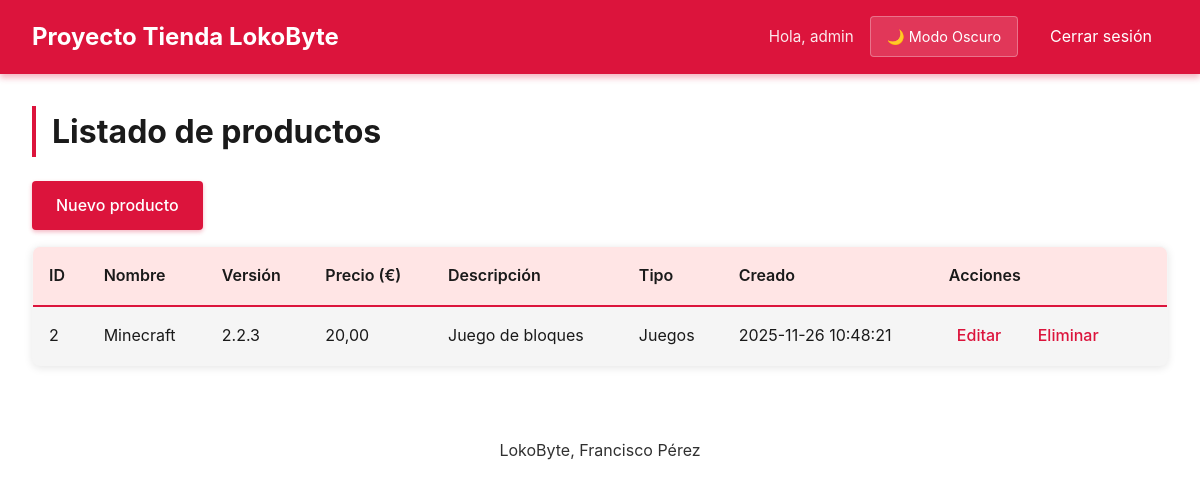
/index.php (signed in), run on an earlier commit of the app's database.
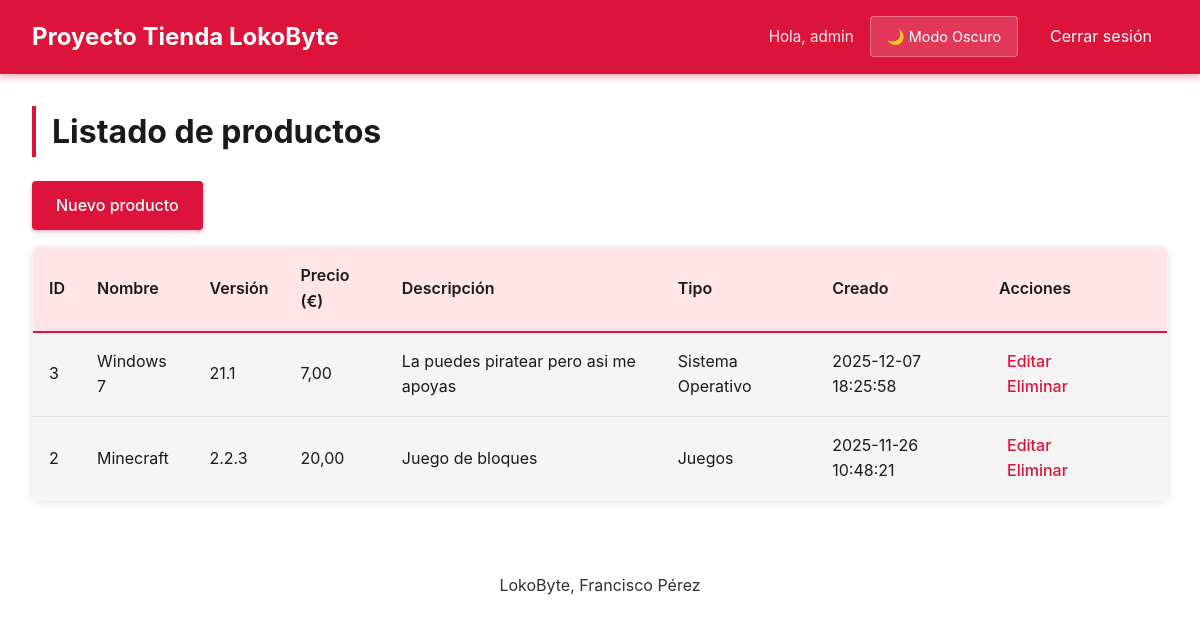
And on a later commit of the database.
### tables this page shows
CREATE TABLE products (
        id INTEGER PRIMARY KEY AUTOINCREMENT,
        name TEXT NOT NULL,
        description TEXT,
        version TEXT,
        price REAL NOT NULL,
        type_id INTEGER,
        created_at TEXT NOT NULL,
        
        FOREIGN KEY (type_id) REFERENCES product_types(id)
    );

CREATE TABLE product_types (
        id INTEGER PRIMARY KEY AUTOINCREMENT,
        name TEXT NOT NULL UNIQUE
    );

### Controllers/ProductController.php (called while the page is built, shortened)
<?php
class ProductController
{
    private PDO $pdo;
    public function __construct(PDO $pdo)
    {
        $this->pdo = $pdo;
    }
    public function index(): void
    {
        $products = Product::all($this->pdo);
        require __DIR__ . '/../Views/Product/index.php';
    }
}

### Models/Product.php (called while the page is built, shortened)
<?php
class Product
{
    public static function all(PDO $pdo): array
    {
        $stmt = $pdo->query('SELECT * FROM products ORDER BY id DESC');
        return $stmt->fetchAll(PDO::FETCH_ASSOC);
    }
}

### Views/Product/index.php (the view)
<?php
require __DIR__ . '/../layout/header.php';
$isAdmin = isset($_SESSION['role']) && $_SESSION['role'] === 'admin';
?>
<h1>Listado de productos</h1>
<?php if ($isAdmin): ?>
<p>
    <a href="index.php?c=product&a=create" class="button">Nuevo producto</a>
</p>
<?php endif; ?>
<?php if (empty($products)): ?>
    <p>No hay productos todavía.</p>
<?php else: ?>
    <table class="table">
        <thead>
            <tr>
                <?php if ($isAdmin): ?>
                <th>ID</th>
                <?php endif; ?>
                <th>Nombre</th>
                <th>Versión</th>
                <th>Precio (€)</th>
                <th>Descripción</th>
                <th>Tipo</th>
                <?php if ($isAdmin): ?>
                <th>Creado</th>
                <th>Acciones</th>
                <?php endif; ?>
            </tr>
        </thead>
        <tbody>
            <?php
            $pdo = getPdo();
            foreach ($products as $p):
                $stmt = $pdo->prepare('SELECT name FROM product_types WHERE id = :type_id');
                $stmt->execute([':type_id' => $p['type_id']]);
                $typeName = $stmt->fetchColumn() ?: 'Sin tipo';
            ?>
                <tr>
                    <?php if ($isAdmin): ?>
                    <td><?= htmlspecialchars((string)$p['id']) ?></td>
                    <?php endif; ?>
                    <td><?= htmlspecialchars($p['name']) ?></td>
                    <td><?= htmlspecialchars($p['version']) ?></td>
                    <td><?= number_format((float)$p['price'], 2, ',', '.') ?></td>
                    <td><?= htmlspecialchars($p['description']) ?></td>
                    <td><?= htmlspecialchars($typeName) ?></td>
                    <?php if ($isAdmin): ?>
                    <td><?= htmlspecialchars($p['created_at']) ?></td>
                    <td>
                        <a href="index.php?c=product&a=edit&id=<?= urlencode((string)$p['id']) ?>">Editar</a>
                        <a href="index.php?c=product&a=delete&id=<?= urlencode((string)$p['id']) ?>"
                            onclick="return confirm('¿Seguro que quieres eliminar este producto?');">
                            Eliminar
                        </a>
                    </td>
                    <?php endif; ?>
                </tr>
            <?php endforeach; ?>
        </tbody>
    </table>
<?php endif; ?>
<?php require __DIR__ . '/../layout/footer.php'; ?>

### index.php (shortened to what this page needs)
<?php
require_once __DIR__ . '/models/User.php';
require_once __DIR__ . '/models/Product.php';
require_once __DIR__ . '/controllers/AuthController.php';
require_once __DIR__ . '/controllers/ProductController.php';
$pdo = getPdo();
$controllerName = $_GET['c'] ?? null;
$action = $_GET['a'] ?? null;
if ($controllerName === null) {
    $controllerName = isset($_SESSION['user_id']) ? 'product' : 'auth';
}
if ($action === null) {
    $action = ($controllerName === 'auth') ? 'login' : 'index';
}
$productController = new ProductController($pdo);
switch ($controllerName) {
    case 'product':
        switch ($action) {
            case 'index':
                $productController->index();
                break;
        }
        break;
}

### Views/layout/header.php (shortened to what this page needs)
<?php
$theme = $_SESSION['theme'] ?? $_COOKIE['theme'] ?? 'light';
?>
<!DOCTYPE html>
<html lang="es" data-theme="<?= htmlspecialchars($theme) ?>">
<head>
    <link rel="stylesheet" href="public/css/styles.css?v=<?= time() ?>">
</head>
<body>
<nav class="nav">
    <div class="nav-left">
        <span class="logo">Proyecto Tienda LokoByte</span>
    </div>
    <div class="nav-right">
        <?php if (isset($_SESSION['user_id'])): ?>
            <span class="nav-user">Hola, <?= htmlspecialchars($_SESSION['username']) ?></span>
            <a href="index.php?c=theme&a=toggle" class="theme-toggle">
                <?= $theme === 'light' ? '🌙 Modo Oscuro' : '☀️ Modo Claro' ?>
            </a>
            <a href="index.php?c=auth&a=logout">Cerrar sesión</a>
        <?php else: ?>
            <a href="index.php?c=auth&a=login">Login</a>
            <a href="index.php?c=auth&a=register">Registrarse</a>
        <?php endif; ?>
    </div>
</nav>
<main class="container">

### Views/layout/footer.php
</main>
<footer class="footer">
    <p>LokoByte, Francisco Pérez</p>
</footer>
</body>
</html>

### public/css/styles.css (style rules this page uses)
:root { --bg-color: #ffffff; --bg-secondary: #f5f5f5; --text-color: #1a1a1a; --text-secondary: #666666; --nav-bg: #dc143c; --nav-text: #ffffff; --button-bg: #dc143c; --button-hover: #a01028; --button-text: #ffffff; --table-border: #e0e0e0; --table-header: #ffe5e5; --table-hover: #fff0f0; --input-border: #cccccc; --input-focus: #dc143c; --alert-success-bg: #d4edda; --alert-success-text: #155724; --alert-error-bg: #f8d7da; --alert-error-text: #721c24; --link-color: #dc143c; --link-hover: #a01028; }
* { margin: 0; padding: 0; box-sizing: border-box; }
body { font-family: -apple-system, BlinkMacSystemFont, 'Segoe UI', Roboto, 'Helvetica Neue', Arial, sans-serif; background-color: var(--bg-color); color: var(--text-color); line-height: 1.6; transition: background-color 0.3s ease, color 0.3s ease; min-height: 100vh; }
.nav { background-color: var(--nav-bg); color: var(--nav-text); padding: 1rem 2rem; display: flex; justify-content: space-between; align-items: center; box-shadow: 0 4px 6px rgba(220, 20, 60, 0.3); }
.nav-left .logo { font-size: 1.5rem; font-weight: bold; color: var(--nav-text); }
.nav-right { display: flex; gap: 1rem; align-items: center; }
.nav-user { font-size: 0.95rem; color: var(--nav-text); opacity: 0.9; }
.nav a { color: var(--nav-text); text-decoration: none; padding: 0.5rem 1rem; border-radius: 4px; transition: all 0.3s ease; }
.theme-toggle { cursor: pointer; background-color: rgba(255, 255, 255, 0.15); color: var(--nav-text); font-size: 0.9rem; border: 1px solid rgba(255, 255, 255, 0.3); }
.container { max-width: 1200px; margin: 2rem auto; padding: 0 2rem; }
h1 { margin-bottom: 1.5rem; color: var(--text-color); border-left: 4px solid var(--button-bg); padding-left: 1rem; }
button, .button { display: inline-block; padding: 0.75rem 1.5rem; background-color: var(--button-bg); color: var(--button-text); border: none; border-radius: 4px; font-size: 1rem; font-weight: 500; cursor: pointer; text-decoration: none; transition: all 0.3s ease; box-shadow: 0 2px 4px rgba(220, 20, 60, 0.3); }
.table { width: 100%; border-collapse: collapse; margin-top: 1rem; background-color: var(--bg-secondary); border-radius: 8px; overflow: hidden; box-shadow: 0 2px 8px rgba(0, 0, 0, 0.1); border: 1px solid var(--table-border); }
.table thead { background-color: var(--table-header); }
.table th { padding: 1rem; text-align: left; font-weight: 600; color: var(--text-color); border-bottom: 2px solid var(--button-bg); }
.table td { padding: 1rem; border-top: 1px solid var(--table-border); color: var(--text-color); }
.table tbody tr { transition: all 0.2s ease; }
.table a { color: var(--link-color); text-decoration: none; margin-right: 1rem; font-weight: 500; transition: all 0.2s ease; padding: 0.25rem 0.5rem; border-radius: 3px; }
a { color: var(--link-color); text-decoration: none; transition: all 0.2s ease; }
p { margin-top: 1rem; color: var(--text-color); }
footer { color: var(--nav-text); text-align: center; padding: 1.5rem 2rem; margin-top: 3rem; }
footer p { margin: 0; font-size: 1rem; opacity: 0.9; }

What changed in the data, as far as the page shows it:
added products: id "3", name "Windows 7", version "21.1", price "7,00", description "La puedes piratear pero asi me apoyas", type.name "Sistema Operativo", created_at "2025-12-07 18:25:58"
